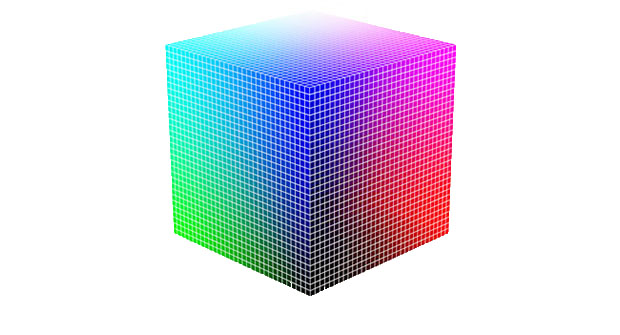
#> input picture cv5/cc.jpg, 620 x 335 px
$ python cv_2.py
#> lines starting #> are read from the running program, lines starting #| are printed output that depends on the picture
import cv2 as cv
import numpy as np
from matplotlib import pyplot as plt
'''
图像平滑之高斯模糊：
cv.GaussianBlur()
返回处理后的图像
自己构建高斯核函数：
cv.getGaussianKernel()
返回一个呈高斯分布的数组，
'''
img = cv.imread('cc.jpg')
#> img is the input picture: shape (335, 620, 3); mean B, G, R 229.1, 214.7, 214.2
#blur_1 = cv.getGaussianKernel(5,10)
#blur_2 = cv.getGaussianKernel(5,10)
#print(blur_1)
#[[ 0.19205063]
# [ 0.20392638]
# [ 0.20804597]
# [ 0.20392638]
# [ 0.19205063]]

blur = cv.GaussianBlur(img,(7,7),0)
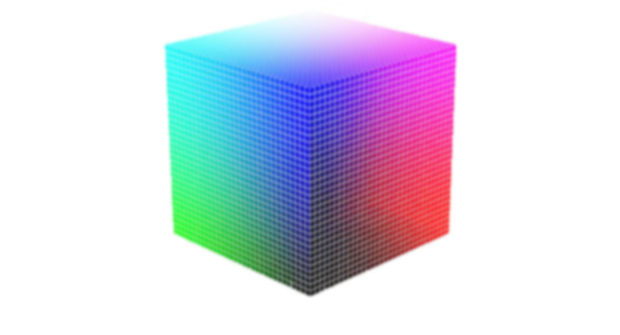
#> blur: shape (335, 620, 3); mean B, G, R 229.1, 214.7, 214.2
# [6 lines of commented-out code are left out]

plt.subplot(121),plt.imshow(img),plt.title('Original')
plt.xticks([]),plt.yticks([])
plt.subplot(122),plt.imshow(blur),plt.title('GaussianBlur')
plt.xticks([]),plt.yticks([])
plt.show()
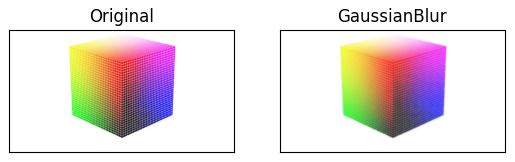
#> figure drawn by matplotlib, 2 panels; B, G, R data is drawn as R, G, B

$ run again, with cv5/xx.PNG saved as cv5/cc.jpg
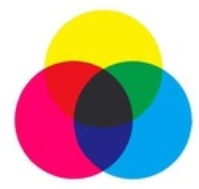
#> input picture cv5/xx.PNG, 199 x 189 px
#> img is the input picture: shape (189, 199, 3); mean B, G, R 161.4, 167.4, 183
#> `blur = cv.GaussianBlur(img,(7,7),0)`:
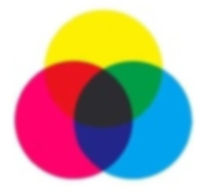
#> blur: shape (189, 199, 3); mean B, G, R 161.4, 167.5, 183
#> `plt.show()`:
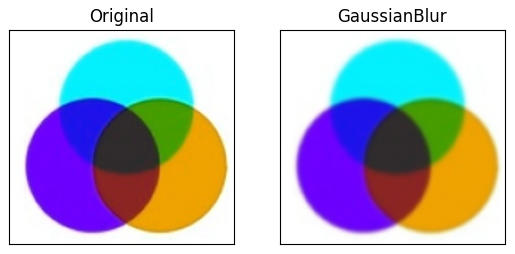
#> figure drawn by matplotlib, 2 panels; B, G, R data is drawn as R, G, B
